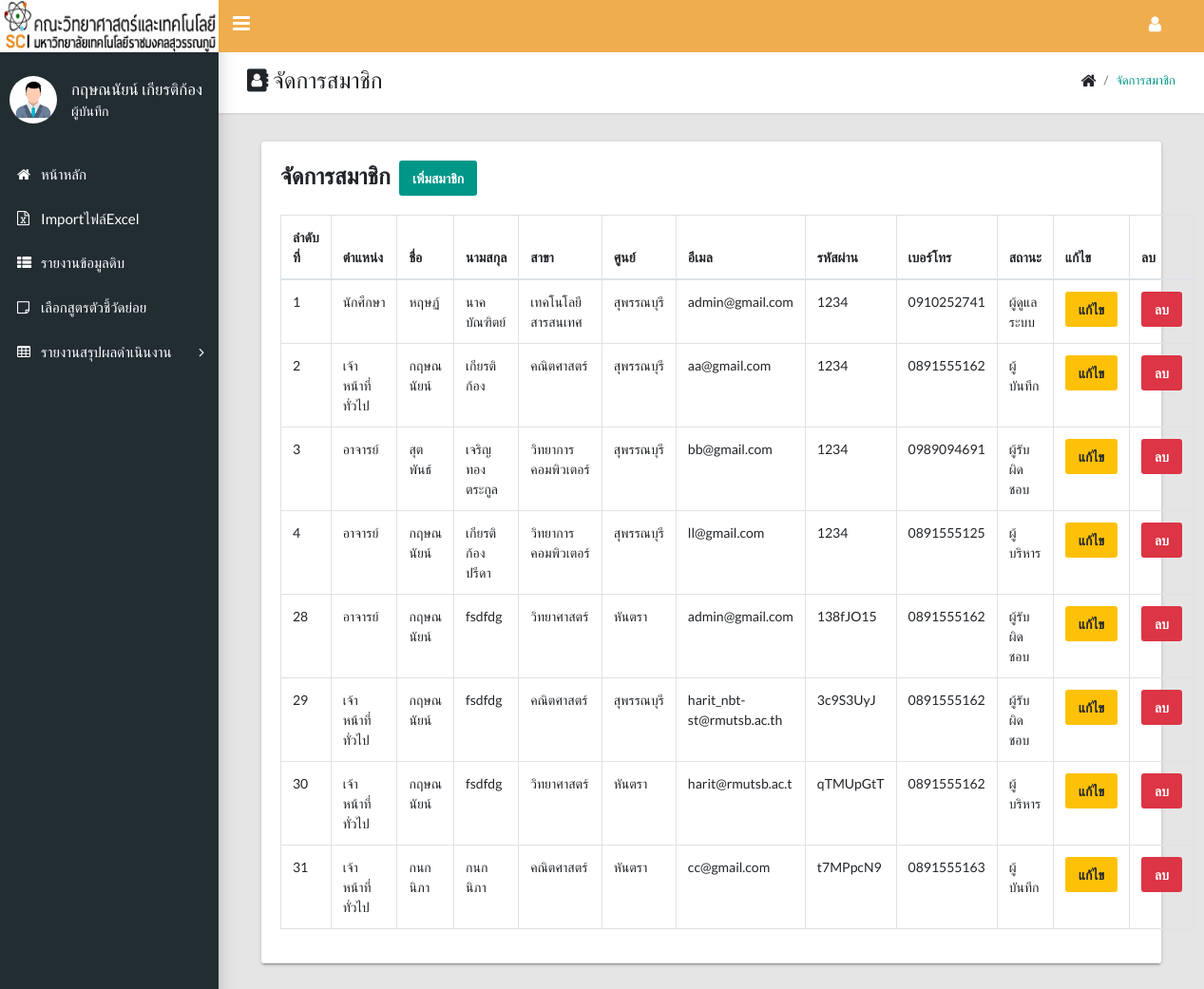
The app's page /show_member.php (signed in) with its own data.
### tables this page shows
CREATE TABLE `member` (
  `mid` int(10) NOT NULL,
  `position` varchar(50) NOT NULL,
  `firstname` varchar(50) NOT NULL,
  `lastname` varchar(50) NOT NULL,
  `email` varchar(50) NOT NULL,
  `password` varchar(10) DEFAULT NULL,
  `major` varchar(50) NOT NULL,
  `area` varchar(50) NOT NULL,
  `phone` varchar(10) NOT NULL,
  `status` varchar(20) DEFAULT NULL
);

### show_member.php (the view, shortened to what this page needs)
<!DOCTYPE html>
<html lang="en">
<head>
    <link rel="stylesheet" type="text/css" href="css/main.css">
    <link rel="stylesheet" type="text/css" href="https://maxcdn.bootstrapcdn.com/font-awesome/4.7.0/css/font-awesome.min.css">
</head>
<body class="app sidebar-mini rtl">
    <header class="app-header"><a href="index.php"><img src="img/p3.png" height="55" width="230"></a>
        <a class="app-sidebar__toggle" href="#" data-toggle="sidebar" aria-label="Hide Sidebar"></a>
        <ul class="app-nav">
            <?php if (isset($_SESSION['id'])) { ?>
                <li class="dropdown"><a class="app-nav__item" href="#" data-toggle="dropdown" aria-label="Open Profile Menu"><i class="fa fa-user fa-lg"></i></a>
                </li>
            <?php } else { ?>
            <?php } ?>
        </ul>
    </header>
    <?php
    include_once('connect.php');
    ?>
    <aside class="app-sidebar">
        <?php if (isset($_SESSION['id'])) { ?>
            <div class="app-sidebar__user"><img class="app-sidebar__user-avatar" src="img/p21.jpg " height="50" width="50" alt="User Image">
                <div>
                    <p class="app-sidebar__user-name"><?php echo $_SESSION['name'] ?></p>
                    <p class="app-sidebar__user-designation"><?php echo $_SESSION['status'] ?></p>
                </div>
            </div>
        <?php } else { ?>
        <?php } ?>
        <ul class="app-menu">
            <li><a class="app-menu__item " href="index.php"><i class="app-menu__icon fa fa-home"></i><span class="app-menu__label">หน้าหลัก</span></a></li>
            <?php if (isset($_SESSION['id'])) { ?>
                <?php if ($_SESSION['status'] == "ผู้บันทึก") { ?>
                    <li><a class="app-menu__item " href="import_excel.php"><i class="app-menu__icon fa fa-file-excel-o"></i><span class="app-menu__label">Importไฟล์Excel</span></a></li>
                <?php } ?>
                <li><a class="app-menu__item " href="show_data.php"><i class="app-menu__icon fa fa-th-list"></i><span class="app-menu__label">รายงานข้อมูลดิบ</span></a></li>
                <?php if ($_SESSION['status'] == "ผู้บันทึก" || $_SESSION['status'] == "ผู้รับผิดชอบ") { ?>
                    <li><a class="app-menu__item " href="show_sub_indicator.php"><i class="app-menu__icon fa fa-sticky-note-o"></i><span class="app-menu__label">เลือกสูตรตัวชี้วัดย่อย</span></a></li>
                <?php } ?>
                <li class="treeview"><a class="app-menu__item " href="#" data-toggle="treeview"><i class="app-menu__icon fa fa-table"></i><span class="app-menu__label">รายงานสรุปผลดำเนินงาน</span><i class="treeview-indicator fa fa-angle-right"></i></a>
                </li>
            <?php } else { ?>
                <li><a class="app-menu__item " href="login1.php"><i class="app-menu__icon fa fa-sign-in"></i><span class="app-menu__label">เข้าสู่ระบบ</span></a></li>
            <?php } ?>
        </ul>
    </aside>
    <main class="app-content">
        <div class="app-title">
            <div>
                <h1><i class="fa fa-address-book"></i> จัดการสมาชิก</h1>
            </div>
            <ul class="app-breadcrumb breadcrumb side">
                <li class="breadcrumb-item"><i class="fa fa-home fa-lg"></i></li>
                <li class="breadcrumb-item active"><a href="#">จัดการสมาชิก</a></li>
            </ul>
        </div>
        <div class="col-md-12">
            <div class="tile">
                <h3 class="tile-title">จัดการสมาชิก&nbsp;&nbsp;<a href='insert_member.php' class='btn btn-primary' role='button' aria-pressed='true'>เพิ่มสมาชิก</a></h3>
                <table class=" table table-bordered">
                    <thead>
                        <tr>
                            <th>ลำดับที่</th>
                            <th>ตำแหน่ง</th>
                            <th>ชื่อ</th>
                            <th>นามสกุล</th>
                            <th>สาขา</th>
                            <th>ศูนย์</th>
                            <th>อีเมล</th>
                            <th>รหัสผ่าน</th>
                            <th>เบอร์โทร</th>
                            <th>สถานะ</th>
                            <th>แก้ไข</th>
                            <th>ลบ</th>
                        </tr>
                    </thead>
                    <tbody>
                        <?php
                        $sql_select_member = "SELECT * FROM member ";
                        $result_select_member = $conn->query($sql_select_member);
                        if (!$result_select_member) {
                        } else {
                            while ($row_select_member = mysqli_fetch_array($result_select_member)) {
                                echo "<tr>";
                                echo "<td>" . $row_select_member['mid'] . "</td>";
                                echo "<td>" . $row_select_member['position'] . "</td>";
                                echo "<td>" . $row_select_member['firstname'] . "</td>";
                                echo "<td>" . $row_select_member['lastname'] . "</td>";
                                echo "<td>" . $row_select_member['major'] . "</td>";
                                echo "<td>" . $row_select_member['area'] . "</td>";
                                echo "<td>" . $row_select_member['email'] . "</td>";
                                echo "<td>" . $row_select_member['password'] . "</td>";
                                echo "<td>" . $row_select_member['phone'] . "</td>";
                                echo "<td>" . $row_select_member['status'] . "</td>";
                                echo "<td><a href='edit_member.php?id=" . $row_select_member['mid'] . "' class='btn btn-warning' role='button' aria-pressed='true'>แก้ไข</a></td>";
                                echo "<td><a href='delete_member.php?id=" . $row_select_member['mid'] . "' onclick=\"return confirm('คุณต้องการลบสมาชิกนี้หรือไม่? !!!')\" class='btn btn-danger' role='button' aria-pressed='true'>ลบ</a></td>";
                                echo "</tr>";
                            }
                        }
                        ?>
                    </tbody>
                </table>
            </div>
        </div>
    </main>
</body>
</html>

### records on screen
member: mid "1", position "นักศึกษา", firstname "หฤษฏ์", lastname "นาคบัณฑิตย์", major "เทคโนโลยีสารสนเทศ", area "สุพรรณบุรี", email "admin@gmail.com", password "1234", phone "0910252741", status "ผู้ดูแลระบบ"
member: mid "2", position "เจ้าหน้าที่ทั่วไป", firstname "กฤษณนัยน์", lastname "เกียรติก้อง", major "คณิตศาสตร์", area "สุพรรณบุรี", email "aa@gmail.com", password "1234", phone "0891555162", status "ผู้บันทึก"
member: mid "3", position "อาจารย์", firstname "สุตพันธ์", lastname "เจริญทองตระกูล", major "วิทยาการคอมพิวเตอร์", area "สุพรรณบุรี", email "bb@gmail.com", password "1234", phone "0989094691", status "ผู้รับผิดชอบ"
member: mid "4", position "อาจารย์", firstname "กฤษณนัยน์", lastname "เกียรติก้องปรีดา", major "วิทยาการคอมพิวเตอร์", area "สุพรรณบุรี", email "ll@gmail.com", password "1234", phone "0891555125", status "ผู้บริหาร"
member: mid "28", position "อาจารย์", firstname "กฤษณนัยน์", lastname "fsdfdg", major "วิทยาศาสตร์", area "หันตรา", email "admin@gmail.com", password "138fJO15", phone "0891555162", status "ผู้รับผิดชอบ"
member: mid "29", position "เจ้าหน้าที่ทั่วไป", firstname "กฤษณนัยน์", lastname "fsdfdg", major "คณิตศาสตร์", area "สุพรรณบุรี", email "harit_nbt-st@rmutsb.ac.th", password "3c9S3UyJ", phone "0891555162", status "ผู้รับผิดชอบ"
member: mid "30", position "เจ้าหน้าที่ทั่วไป", firstname "กฤษณนัยน์", lastname "fsdfdg", major "วิทยาศาสตร์", area "หันตรา", email "harit@rmutsb.ac.t", password "qTMUpGtT", phone "0891555162", status "ผู้บริหาร"
member: mid "31", position "เจ้าหน้าที่ทั่วไป", firstname "กนกนิภา", lastname "กนกนิภา", major "คณิตศาสตร์", area "หันตรา", email "cc@gmail.com", password "t7MPpcN9", phone "0891555163", status "ผู้บันทึก"

### other values on screen
$_SESSION['name'] "กฤษณนัยน์ เกียรติก้อง"
$_SESSION['status'] "ผู้บันทึก"
